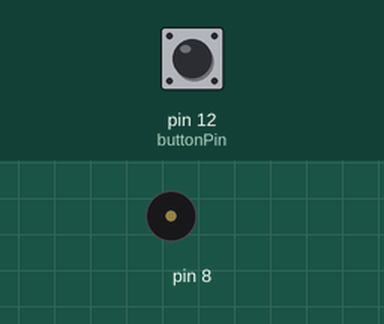
Simulated run of this sketch. Board: Arduino Uno, built with avr-gcc and run on an emulated ATmega328P. Parts: buzzer (waves = sounding). Inputs (shaded band) come from the test bench; at power-on: pin 12 (buttonPin) LOW.

Above: at 1.2 s.
1.3 s: pin 12 (buttonPin) pulled HIGH for 0.15 s
At 7.3 s:
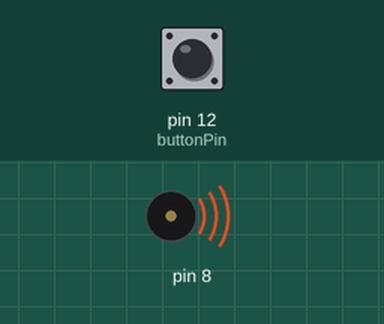
Timing chart, 0 to 10.4 s (numbered marks = the images above; inputs shaded):
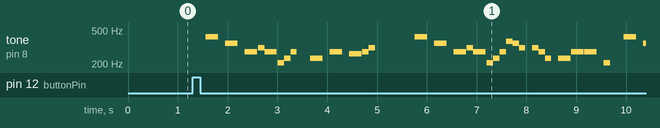

The sketch:

dogsong.ino
```cpp
#include "pitches.h"

int buttonPin = 12;

// notes in the melody:
int melody[] = {0,GS4,0,F4,0,CS4,DS4,CS4,GS3,AS3,CS4,0,AS3,0,CS4,0,C4,CS4,DS4,0,0,GS4,0,F4,0,CS4,DS4,CS4,GS3,AS3,CS4,FS4,F4,DS4,0,DS4,CS4,AS3,0,AS3,CS4,CS4,0,GS3,0,GS4,0,F4,0,CS4,DS4,CS4,GS3,AS3,CS4,0,AS3,0,CS4,0,C4,CS4,DS4,0,GS3,0,GS4,0,F4,0,CS4,DS4,CS4,GS3,AS3,CS4,FS4,F4,DS4,0,DS4,CS4,AS3,0,AS3,CS4,CS4,0,0,AS3,0,AS3,0,AS3,CS4,C4,AS3,GS3,AS3,0,F3,0,F3,0,DS3,F3,FS3,F3,DS3,0,0,AS3,0,AS3,0,AS3,CS4,C4,AS3,GS3,AS3,0,C4,0,GS3,0,C4,DS4,CS4,C4,AS3,C4,0,AS3,0,AS3,0,AS3,CS4,C4,AS3,GS3,AS3,0,F3,0,F3,0,DS3,F3,FS3,F3,DS3,0,0,AS3,0,AS3,0,AS3,CS4,C4,AS3,GS3,AS3,0,C4,0,GS3,0,C4,DS4,CS4,0,C4,0,C4,C4,0,CS4,0,C4,0,C4,0,0};

// note durations: 4 = quarter note, 8 = eighth note, etc.:
int noteDurations[] = {4,4,8,4,8,4,8,4,8,8,8,4,4,8,4,8,4,8,8,2,4,4,8,4,8,4,8,4,8,8,8,8,8,8,8,8,8,8,8,4,4,4,8,8,4,4,8,4,8,4,8,4,8,8,8,4,4,8,4,8,4,8,4,8,4,4,4,8,4,8,4,8,4,8,8,8,8,8,8,8,8,8,8,8,4,4,4,4,4,4,8,8,4,4,8,4,8,8,8,4,4,8,8,4,4,8,4,8,8,8,4,4,8,8,4,4,8,4,8,8,8,4,4,8,8,4,4,8,4,8,8,8,4,4,8,8,4,4,8,4,8,8,8,4,4,8,8,4,4,8,4,8,8,8,4,4,8,8,4,4,8,4,8,8,8,4,4,8,8,4,4,8,8,4,4,4,4,8,16,8,16,8,4,4,4,4};

void setup()
{
  pinMode(buttonPin, INPUT);
}

void loop()
{
  //read the input pin
  int buttonState = digitalRead(buttonPin);

    //if the button is pressed
    if (buttonState == 1)
    {

      // iterate over the notes of the melody:
      for (int thisNote = 0; thisNote < 186; thisNote++)
      {

        // to calculate the note duration, take one second divided by the note type.
        int noteDuration = 1000 / noteDurations[thisNote];

        tone(8, melody[thisNote], noteDuration);

        // to distinguish the notes, set a minimum time between them.
        int pauseBetweenNotes = noteDuration * 1.05;

        delay(pauseBetweenNotes);

        // stop the tone playing:
        noTone(8);
      }
    }
}
```

pitches.h
```cpp
#define C3  131
#define CS3 139
#define D3  147
#define DS3 156
#define E3  165
#define F3  175
#define FS3 185
#define G3  196
#define GS3 208
#define A3  220
#define AS3 233
#define B3  247
#define C4  262
#define CS4 277
#define D4  294
#define DS4 311
#define E4  330
#define F4  349
#define FS4 370
#define G4  392
#define GS4 415
#define A4  440
#define AS4 466
#define B4  494
```

Measured:
- after the input at 1.3 s, tone on pin 8: plays 415 Hz for 0.25 s, 349 Hz for 0.25 s, 277 Hz for 0.25 s, 311 Hz for 0.13 s, 277 Hz for 0.25 s, 208 Hz for 0.13 s … (33 notes in this stretch), starting after 0.26 s
